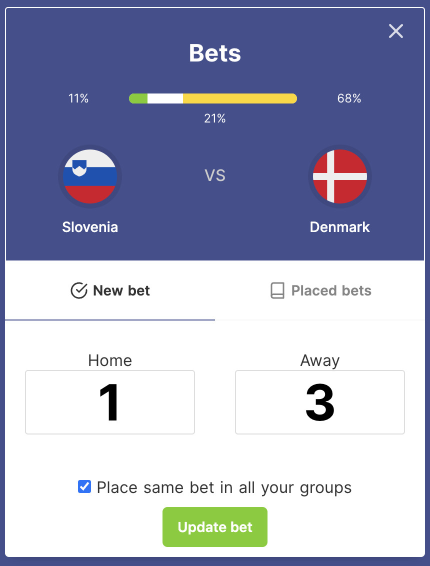
#> input picture app/assets/images/bets.jpg, 860 x 1132 px (shown at 1/2 size)
$ python -i frame.py   (imports and definitions only)
#> lines starting #> are read from the running program, lines starting #| are printed output that depends on the picture; after the words box and inside, x2 and y2 are one past the last pixel; in counts of white or black regions, pixels touching at a corner belong together
#!/usr/bin/env python3
"""Composite raw device screenshots onto Betty-branded App Store frames.

Output keeps the source pixel dimensions exactly (ASC validates per display type).
Usage: frame.py <indir> <outdir>
"""
import sys, os, glob
from PIL import Image, ImageDraw, ImageFont, ImageFilter

INK = (13, 14, 21)          # Palette.ink #0D0E15
ORANGE = (255, 90, 58)      # Palette.orange #FF5A3A
LIME = (147, 224, 30)       # hero green
WHITE = (245, 246, 250)

HEAVY = "/System/Library/Fonts/Supplemental/Arial Black.ttf"

# (line, color) pairs per screenshot, in Betty's punchy uppercase voice.
CAPTIONS = {
    "01_home":        [("ALL YOUR GROUPS.", WHITE), ("ONE CHAMPION.", LIME)],
    "02_bet":         [("CALL THE SCORE", WHITE), ("BEFORE KICKOFF.", ORANGE)],
    "03_leaderboard": [("CLIMB THE", WHITE), ("LEADERBOARD.", ORANGE)],
    "04_chat":        [("TALK TRASH IN", WHITE), ("THE GROUP CHAT.", LIME)],
    "05_browse":      [("FIND YOUR CREW.", WHITE), ("MAKE YOUR CALLS.", ORANGE)],
}


def radial(size, center, radius, color, max_alpha):
    """Soft radial glow, rendered small then upscaled for a smooth falloff."""
    sw, sh = 240, int(240 * size[1] / size[0])
    g = Image.new("L", (sw, sh), 0)
    px = g.load()
    cx, cy = center[0] * sw, center[1] * sh
    r = radius * sw
    for y in range(sh):
        for x in range(sw):
            d = ((x - cx) ** 2 + (y - cy) ** 2) ** 0.5
            v = max(0.0, 1.0 - d / r)
            px[x, y] = int(max_alpha * v * v)
    g = g.resize(size, Image.BICUBIC)
    solid = Image.new("RGB", size, color)
    out = Image.new("RGBA", size, (0, 0, 0, 0))
    out.paste(solid, (0, 0), g)
    return out


def background(W, H):
    bg = Image.new("RGB", (W, H), INK)
    bg = Image.alpha_composite(bg.convert("RGBA"), radial((W, H), (0.5, 0.12), 0.85, ORANGE, 80))
    bg = Image.alpha_composite(bg, radial((W, H), (0.12, 0.9), 0.7, (67, 79, 142), 70))
    bg = Image.alpha_composite(bg, radial((W, H), (0.92, 0.78), 0.55, ORANGE, 35))
    return bg.convert("RGB")


def fit_font(draw, text, max_w, start):
    size = start
    while size > 24:
        f = ImageFont.truetype(HEAVY, size)
        if draw.textlength(text, font=f) <= max_w:
            return f
        size -= 2
    return ImageFont.truetype(HEAVY, size)


def rounded(img, radius):
    mask = Image.new("L", img.size, 0)
    ImageDraw.Draw(mask).rounded_rectangle([0, 0, img.size[0], img.size[1]], radius, fill=255)
    out = img.convert("RGBA")
    out.putalpha(mask)
    return out


def frame(path, outdir):
#> called with path = '../../app/assets/images/bets.jpg', outdir = 'out.png'
    key = os.path.splitext(os.path.basename(path))[0]
    shot = Image.open(path).convert("RGBA")
    W, H = shot.size
#> W = 860; H = 1132
    canvas = background(W, H).convert("RGBA")
#> in background, `bg = Image.new("RGB", (W, H), INK)`:
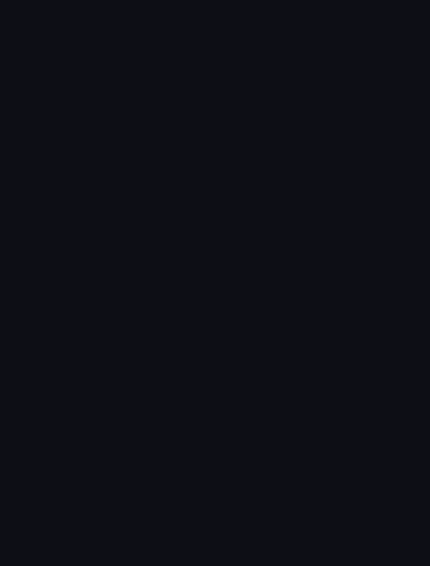
#> bg: PIL image 860x1132 RGB (shown at 1/2 size); mean R, G, B 13, 14, 21
#> in radial, `g = Image.new("L", (sw, sh), 0)`: g: PIL image 240x315 L; every value is 0
#> in radial, `out = Image.new("RGBA", size, (0, 0, 0, 0))`: out: PIL image 860x1132 RGBA; every value is 0
#> call 2 of radial, with size = (860, 1132), center = (0.12, 0.9), radius = 0.7, color = (67, 79, 142), max_alpha = 70
#> in radial (call 2), `solid = Image.new("RGB", size, color)`:
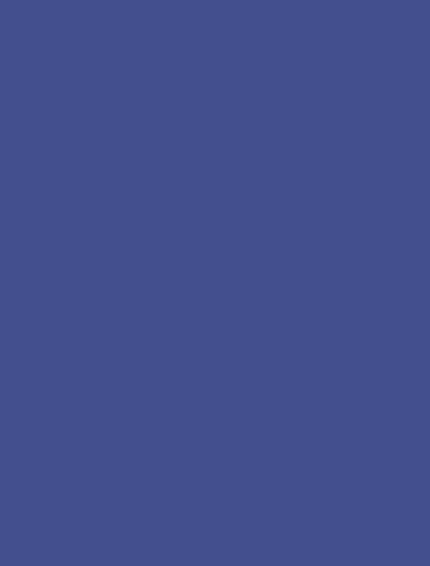
#> solid: PIL image 860x1132 RGB (shown at 1/2 size); mean R, G, B 67, 79, 142
#> call 3 of radial, with size = (860, 1132), center = (0.92, 0.78), radius = 0.55, color = (255, 90, 58), max_alpha = 35
#> in radial (call 3), `g = g.resize(size, Image.BICUBIC)`:
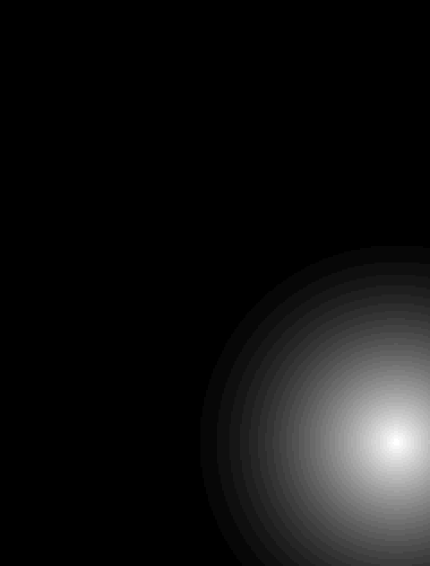
#> g: PIL image 860x1132 L (shown at 1/2 size); min 0, max 34, mean 2.5; drawn with min black and max white
    draw = ImageDraw.Draw(canvas)

    # Caption block (auto-fit to ~86% width).
    lines = CAPTIONS.get(key, [(key.upper(), WHITE)])
    max_w = int(W * 0.86)
#> max_w = 739
    base = int(W * 0.085)
#> base = 73
    fonts = [fit_font(draw, t, max_w, base) for t, _ in lines]
#> fonts = 1 item
    fsize = min(f.size for f in fonts)
#> fsize = 73
    fonts = [ImageFont.truetype(HEAVY, fsize) for _ in lines]
    line_h = int(fsize * 1.16)
#> line_h = 84
    y = int(H * 0.055)
#> y = 62
    for (text, color), f in zip(lines, fonts):
        w = draw.textlength(text, font=f)
        draw.text(((W - w) / 2, y), text, font=f, fill=color)
        y += line_h
#> this loop made 1 pass
#> (text, color, w, y) on pass 1: ('BETS', (245, 246, 250), 187.1, 146)
#> after the loop, y = 146

    # Floating screenshot: rounded + soft shadow, centered, bleeding off the bottom.
    shot_w = int(W * 0.84)
#> shot_w = 722
    shot_h = int(shot_w * H / W)
#> shot_h = 950
    shot_r = int(shot_w * 0.052)
#> shot_r = 37
    shot = shot.resize((shot_w, shot_h), Image.LANCZOS)
#> shot: PIL image 722x950 RGBA
    shot = rounded(shot, shot_r)
#> in rounded, `mask = Image.new("L", img.size, 0)`: mask: PIL image 722x950 L; every value is 0
#> in rounded, `ImageDraw.Draw(mask).rounded_rectangle([0, 0, img.size[0], img.size[1]..`:
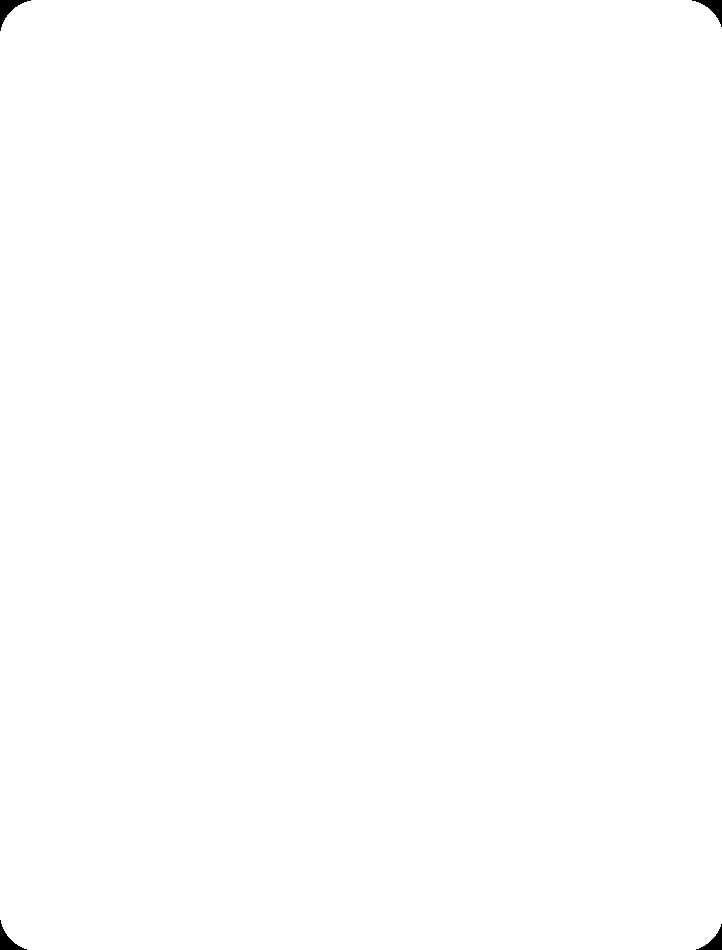
#> mask: PIL image 722x950 L; 99.8% white; 4 black regions, box (x1, y1, x2, y2) and area: (0, 0, 31, 31) 305, (692, 0, 722, 27) 274, (0, 920, 27, 950) 274, (696, 924, 722, 950) 244
    sx = (W - shot_w) // 2
#> sx = 69
    sy = int(y + H * 0.03)
#> sy = 179

    shadow = Image.new("RGBA", (W, H), (0, 0, 0, 0))
    sh_layer = Image.new("RGBA", shot.size, (0, 0, 0, 0))
#> sh_layer: PIL image 722x950 RGBA; every value is 0
    ImageDraw.Draw(sh_layer).rounded_rectangle([0, 0, shot_w, shot_h], shot_r, fill=(0, 0, 0, 170))
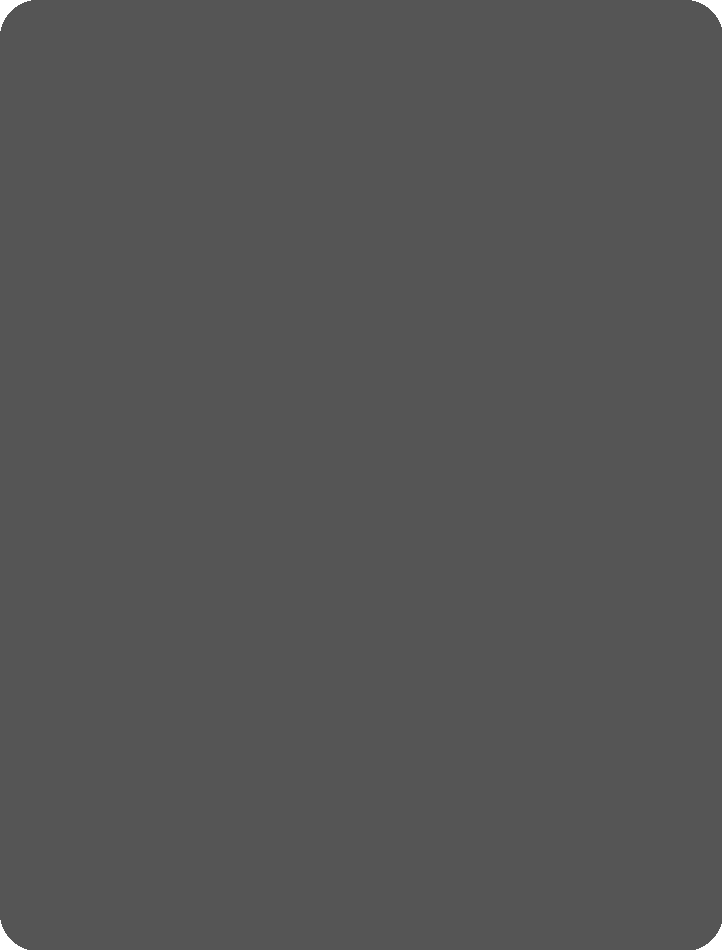
#> sh_layer: PIL image 722x950 RGBA; mean R, G, B, A 0, 0, 0, 169.7; transparent parts drawn white
    shadow.paste(sh_layer, (sx, sy + int(H * 0.012)), sh_layer)
    shadow = shadow.filter(ImageFilter.GaussianBlur(int(W * 0.03)))
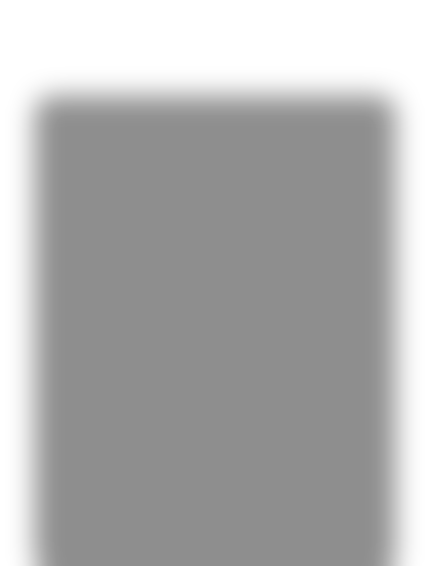
#> shadow: PIL image 860x1132 RGBA (shown at 1/2 size); mean R, G, B, A 0, 0, 0, 78.7; transparent parts drawn white
    canvas = Image.alpha_composite(canvas, shadow)
    canvas.paste(shot, (sx, sy), shot)
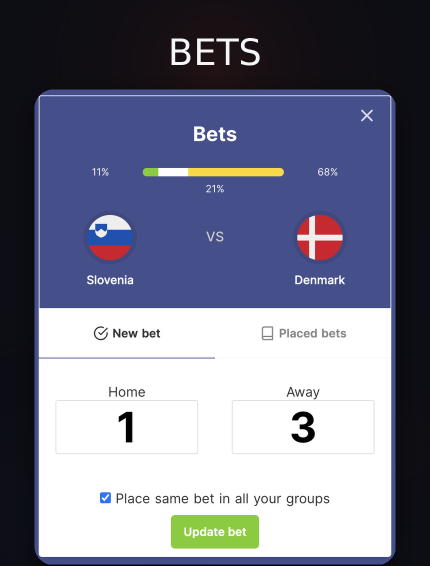
#> canvas: PIL image 860x1132 RGBA (shown at 1/2 size); mean R, G, B, A 120.8, 123.3, 142.1, 255

    os.makedirs(outdir, exist_ok=True)
    out = os.path.join(outdir, key + ".png")
    canvas.convert("RGB").save(out, "PNG")
    print(f"  {key}: {W}x{H}")
#|   bets: 860x1132


# [4 lines not run here, left out]

>>> result = frame('../../app/assets/images/bets.jpg', 'out.png')

$ run again, on app/assets/images/Laptop_2.png
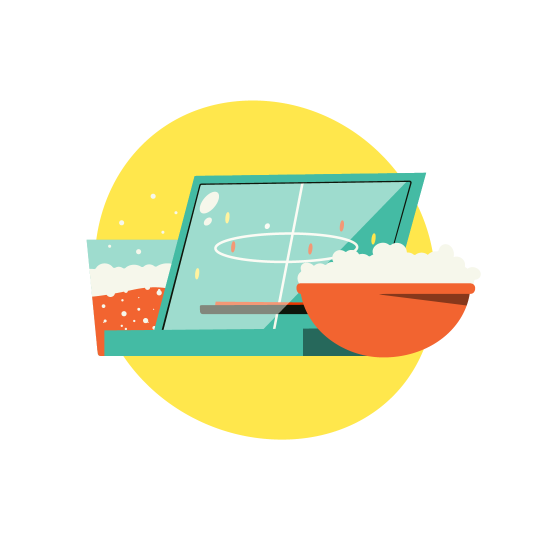
#> input picture app/assets/images/Laptop_2.png, 1081 x 1081 px (shown at 1/2 size)
#> in frame, shot is the input picture: PIL image 1081x1081 RGBA; mean R, G, B, A 237.9, 238, 212.9, 83.4
#> in radial (call 3), `g = g.resize(size, Image.BICUBIC)`:
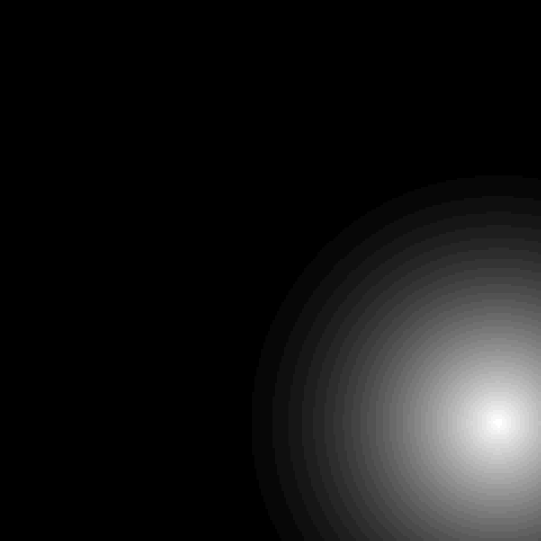
#> g: PIL image 1081x1081 L (shown at 1/2 size); min 0, max 34, mean 3.1; drawn with min black and max white
#> fonts = 1 item
#> fsize = 91
#> line_h = 105
#> the loop in frame, `for (text, color), f in zip(lines, fonts):` made 1 pass
#> (text, color, w, y) on pass 1: ('LAPTOP_2', (245, 246, 250), 455.4, 164)
#> after the loop in frame, `for (text, color), f in zip(lines, fonts):`: y = 164
#> shot: PIL image 908x908 RGBA
#> sy = 196
#> in frame, `canvas.paste(shot, (sx, sy), shot)`:
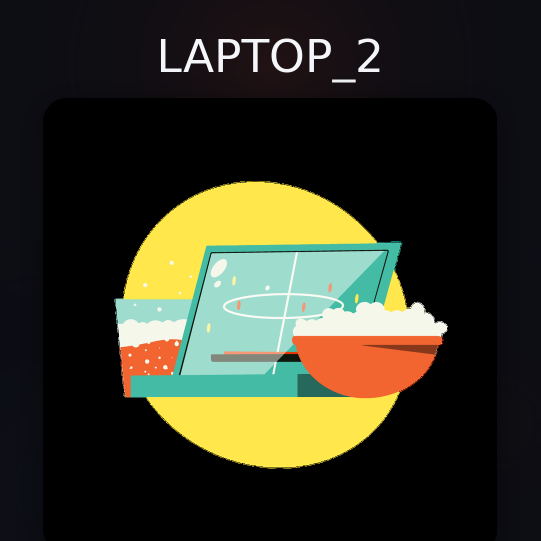
#> canvas: PIL image 1081x1081 RGBA (shown at 1/2 size); mean R, G, B, A 53.9, 53.4, 37.1, 255
#|   Laptop_2: 1081x1081

$ run again, on app/assets/images/Lightbulb_2.png
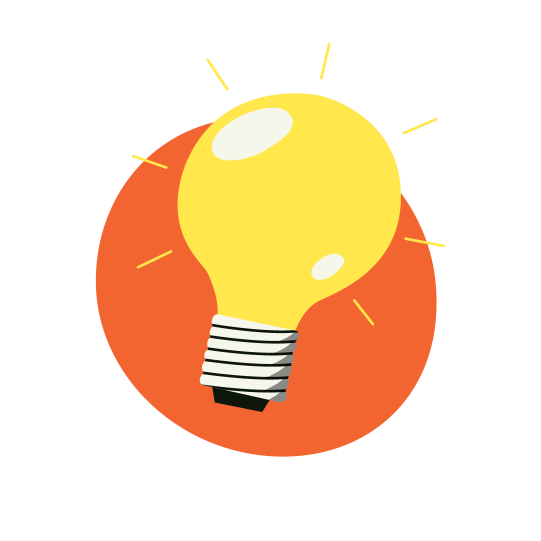
#> input picture app/assets/images/Lightbulb_2.png, 1081 x 1081 px (shown at 1/2 size)
#> in frame, shot is the input picture: PIL image 1081x1081 RGBA; mean R, G, B, A 250.6, 223.6, 194.8, 84.2
#> fonts = 1 item
#> fsize = 91
#> line_h = 105
#> the loop in frame, `for (text, color), f in zip(lines, fonts):` made 1 pass
#> (text, color, w, y) on pass 1: ('LIGHTBULB_2', (245, 246, 250), 617.6, 164)
#> after the loop in frame, `for (text, color), f in zip(lines, fonts):`: y = 164
#> shot: PIL image 908x908 RGBA
#> sy = 196
#> in frame, `canvas.paste(shot, (sx, sy), shot)`:
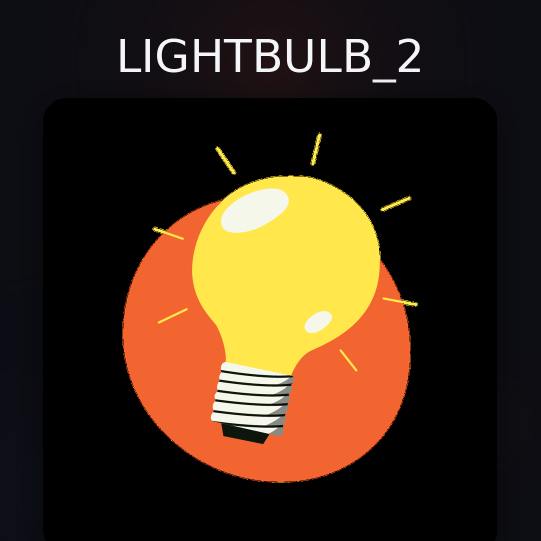
#> canvas: PIL image 1081x1081 RGBA (shown at 1/2 size); mean R, G, B, A 64.3, 44.4, 25.6, 255
#|   Lightbulb_2: 1081x1081
